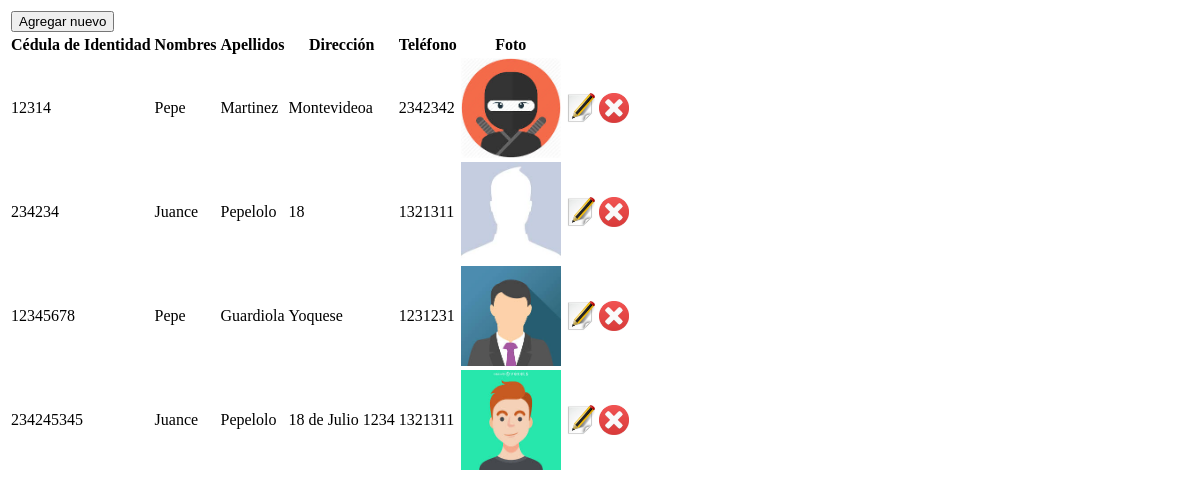
Page /ui/listados/listado-alumnos.php on the earlier database version.
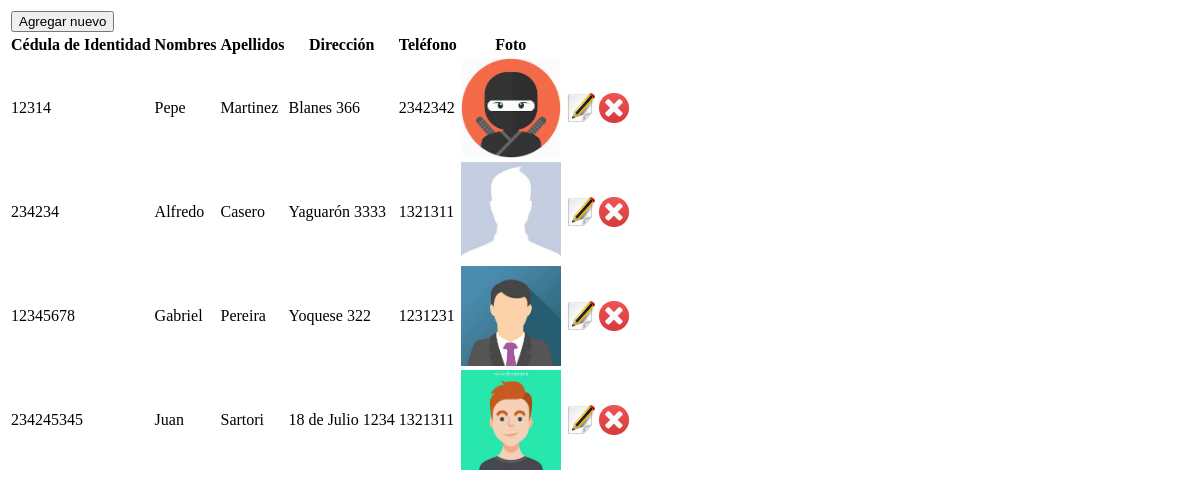
Same page on the later database version.
### tables this page shows
CREATE TABLE `alumnos` (
  `ci` int(10) NOT NULL,
  `nombres` varchar(50) NOT NULL,
  `apellidos` varchar(50) NOT NULL,
  `direccion` varchar(80) NOT NULL,
  `telefono` int(15) NOT NULL,
  `foto` varchar(50) NOT NULL,
  `pin` int(6) NOT NULL,
  `status` tinyint(1) NOT NULL
);

### controllers/AlumnosController.php (called while the page is built, shortened)
<?php
require_once("../database/DataBaseOperations.php");
class AlumnosController
{
    public function getAlumnos()
    {
        $dbOperation = new DataBaseOperations();
        $alumnos = $dbOperation->select("alumnos", "STATUS=1");
        return $alumnos;
    }
}

### database/DatabaseConnection.php (called while the page is built, shortened)
<?php
class DatabaseConnection{
    function getConnection(){
        $conexion=null;
        try{
            $conexion = mysqli_connect(self::HOST, self::USER, self::PASSWORD, self::DBNAME);
        }catch(Exception $ex){
            die("Ocurrió un error al conectarse a la base".$ex);
        }
        return $conexion;
    }
    function dbSelect($query){
        $result = null;
        try{
            $conexion = $this->getConnection();
            $r = mysqli_query($conexion, $query);
            $result = $this->parseData($r);
        }catch(Exception $ex){
            echo "Ocurrió un error ejecutando el select";
        }
        return $result;
    }
    function parseData($resource){
        $result = array();
        if($resource!=null){
            while($row = mysqli_fetch_array($resource)){
                $result[] = $row;
            }
        }
        return $result;
    }
}
?>

### database/DatabaseOperations.php (called while the page is built, shortened)
<?php
require_once("../database/DatabaseConnection.php");
class DatabaseOperations
{
    private $databaseConnection;
    function __construct()
    {
        $this->databaseConnection = new DatabaseConnection();
    }
    public function select($table, $conditions = null, $columns = null)
    {
        $query = "SELECT ";
        $counter = 0;
        if ($columns != null) {
            $arraySize = sizeof($columns);
            foreach ($columns as $col) {
                $query .= $col . " ";
                if ($counter + 1 < $arraySize) {
                    $query .= ", ";
                }
                $counter++;
            }
        } else {
            $query .= "*";
        }
        $query .= " FROM $table";
        if ($conditions != null) {
            $query .= " WHERE $conditions";
        }
        $result = $this->databaseConnection->dbSelect($query);
        return $result;
    }
}

### ui/listados/listado-alumnos.php (the view)
<body>
<table class="alumnos">
    <tr>
        <td>
            <a href="seccionEncargado.php?mode=create&section=addEditAlumno"><button>Agregar nuevo</button></a>
        </td>
    </tr>
    <tr>
        <th>Cédula de Identidad</th>
        <th>Nombres</th>
        <th>Apellidos</th>
        <th>Dirección</th>
        <th>Teléfono</th>
        <th>Foto</th>
    </tr>
        <?php
        $alumnosController = new AlumnosController();
        $alumnos = $alumnosController->getAlumnos();
        foreach ($alumnos as $row) {
            echo "<tr><td>" . $row['ci'] . "</td><td>" . $row['nombres'] . "</td><td>" . $row['apellidos'] . "</td><td>" . $row['direccion'] .
             "</td><td>" . $row['telefono'] . "</td><td><img src=../img/".$row['foto']." height='100' width='100'></td>
             <td><a href='seccionEncargado.php?mode=edit&section=addEditAlumno&idAlumno=" . $row['ci'] . "'><img height='30' width='30' src='./../img/editicon.jpg'></a></td><td><a href=# onclick=borrar('./../controllers/DeleteObj.php?id=".$row['ci']."')><img height='30' width='30' src='./../img/deleteicon.jpg'></a></td></tr>";
        }
        ?>
</table>
</body>
</html>

Differences in the rows shown:
changed alumnos "Pepe": direccion "Montevideoa" → "Blanes 366"
changed alumnos id 234234: nombres "Juance" → "Alfredo"; apellidos "Pepelolo" → "Casero"; direccion "18" → "Yaguarón 3333"
changed alumnos id 12345678: nombres "Pepe" → "Gabriel"; apellidos "Guardiola" → "Pereira"; direccion "Yoquese" → "Yoquese 322"
changed alumnos "18 de Julio 1234": nombres "Juance" → "Juan"; apellidos "Pepelolo" → "Sartori"
